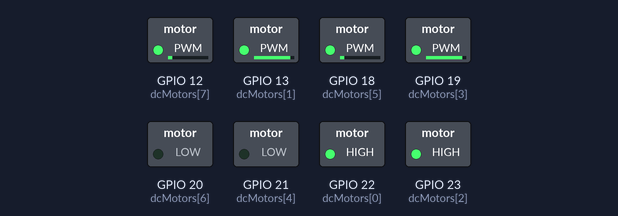
A program run on a simulated Raspberry Pi (BCM pin numbers). On the bench: switched loads named in the program (green lamp = pin HIGH). At 21.0 s the program stops and its outputs stay as they are.

Above: at 0.05 s.
At 4.55 s:
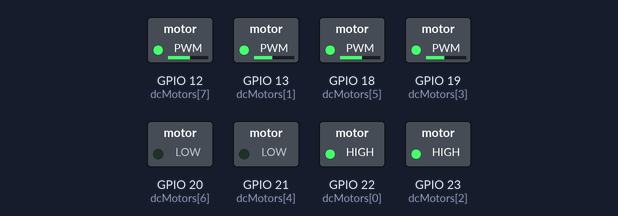
At 9.0 s:
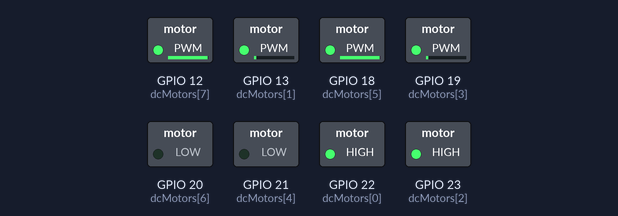
At 14.45 s:
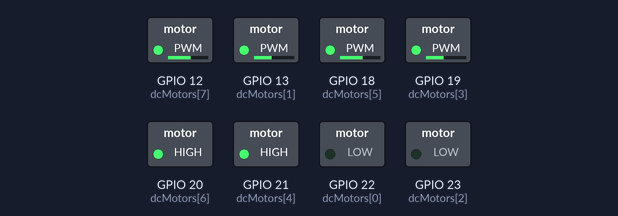
At 20.0 s:
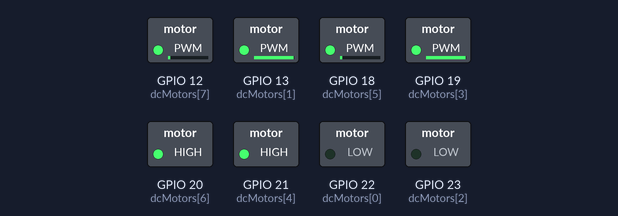
At 21.1 s:
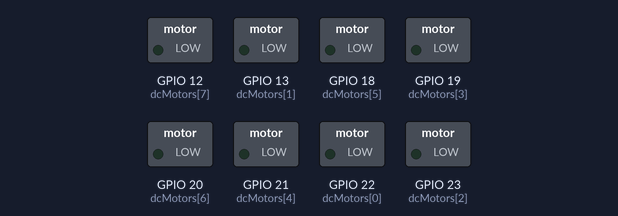
Timing chart, 0 to 22.5 s (numbered marks = the images above):
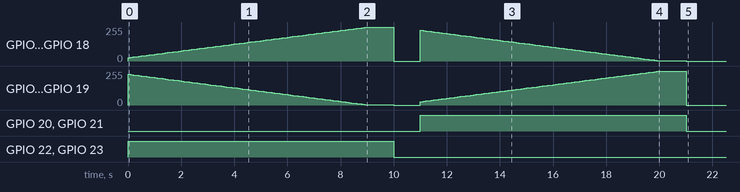

The program:

leftright.py
```python
from motor_control import *
import time

GPIO.setmode(GPIO.BCM)
initMotor()

for spd in range(SPEED_MAX_FB):
    turnLeft(spd)
    time.sleep(0.1)

time.sleep(1)

stopMotor()

time.sleep(1)

for spd in range(SPEED_MAX_FB):
    turnRight(spd)
    time.sleep(0.1)

time.sleep(1)

stopMotor()

exitMotor()
GPIO.cleanup()
```

motor_control.py
```python
import RPi.GPIO as GPIO

# DC Motors pin configuration
dcMotors = [22, 13, 23, 19, 21, 18, 20, 12]
wheels = []
MOT_FREQ = 1000.0

SPEED_MIN = 10
SPEED_MAX = 100

forward = [True, False]
backward = [False, True]
STOP = [False, False]

SPEED_MAX_FB = SPEED_MAX - SPEED_MIN

def initMotor():
    for i in range(0, len(dcMotors), 2):
        GPIO.setup(dcMotors[i], GPIO.OUT)
        GPIO.output(dcMotors[i], False)

        GPIO.setup(dcMotors[i+1], GPIO.OUT)
        wheel = GPIO.PWM(dcMotors[i+1], MOT_FREQ)
        wheel.start(0.0)
        wheels.append(wheel)

def goForward(spd):
    if spd < 0:
        spd = 0

    spd += SPEED_MIN

    if spd > SPEED_MAX:
        spd = SPEED_MAX

    for i in range(0, len(dcMotors), 2):
        GPIO.output(dcMotors[i], forward[i%2])
        wheels[i // 2].ChangeDutyCycle(SPEED_MAX-spd)

def stopMotor():
    for i in range(0, len(dcMotors), 2):
        GPIO.output(dcMotors[i], STOP[i%2])
        wheels[i // 2].ChangeDutyCycle(0.0)

def goBackward(spd):
    if spd < 0:
        spd = 0

    spd += SPEED_MIN

    if spd > SPEED_MAX:
        spd = SPEED_MAX

    for i in range(0, len(dcMotors), 2):
        GPIO.output(dcMotors[i], backward[i%2])
        wheels[i // 2].ChangeDutyCycle(spd)

def turnLeft(spd):
    if spd < 0:
        spd = 0

    spd += SPEED_MIN

    if spd > SPEED_MAX:
        spd = SPEED_MAX

    for i in range(0, len(dcMotors) // 2, 2):
        GPIO.output(dcMotors[i], forward[i%2])
        wheels[i // 2].ChangeDutyCycle(SPEED_MAX - spd)

    for i in range(len(dcMotors) // 2, len(dcMotors), 2):
        GPIO.output(dcMotors[i], backward[i%2])
        wheels[i // 2].ChangeDutyCycle(spd)

def turnRight(spd):
    if spd < 0:
        spd = 0

    spd += SPEED_MIN

    if spd > SPEED_MAX:
        spd = SPEED_MAX

    for i in range(0, len(dcMotors) // 2, 2):
        GPIO.output(dcMotors[i], backward[i%2])
        wheels[i // 2].ChangeDutyCycle(spd)

    for i in range(len(dcMotors) // 2, len(dcMotors), 2):
        GPIO.output(dcMotors[i], forward[i%2])
        wheels[i // 2].ChangeDutyCycle(SPEED_MAX - spd)

def exitMotor():
    for i in range(0, len(dcMotors), 2):
        wheels[i // 2].stop()
```

Measured:
- by itself, GPIO 20 (dcMotors[6]), GPIO 21 (dcMotors[4]): LOW → HIGH at 11.0 s, → LOW 10.0 s later
- by itself, GPIO 22 (dcMotors[0]), GPIO 23 (dcMotors[2]): LOW → HIGH at 0.00 s, → LOW 10.0 s later
- by itself, GPIO 13 (dcMotors[1]), GPIO 19 (dcMotors[3]): 0/255 → 230/255 at 0.00 s, → 227/255 0.10 s later, → 224/255 0.10 s later, → 222/255 0.10 s later, … (182 changes in this stretch)
